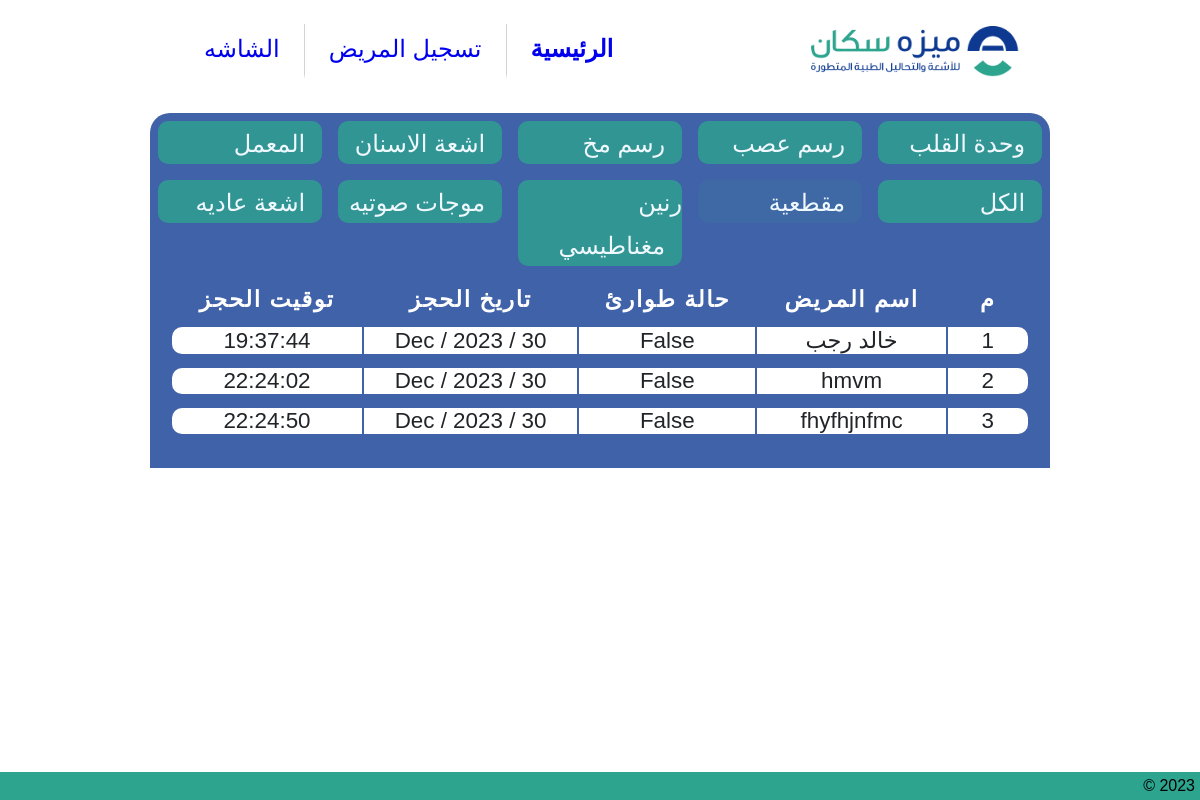
The app's page /1/, older data.
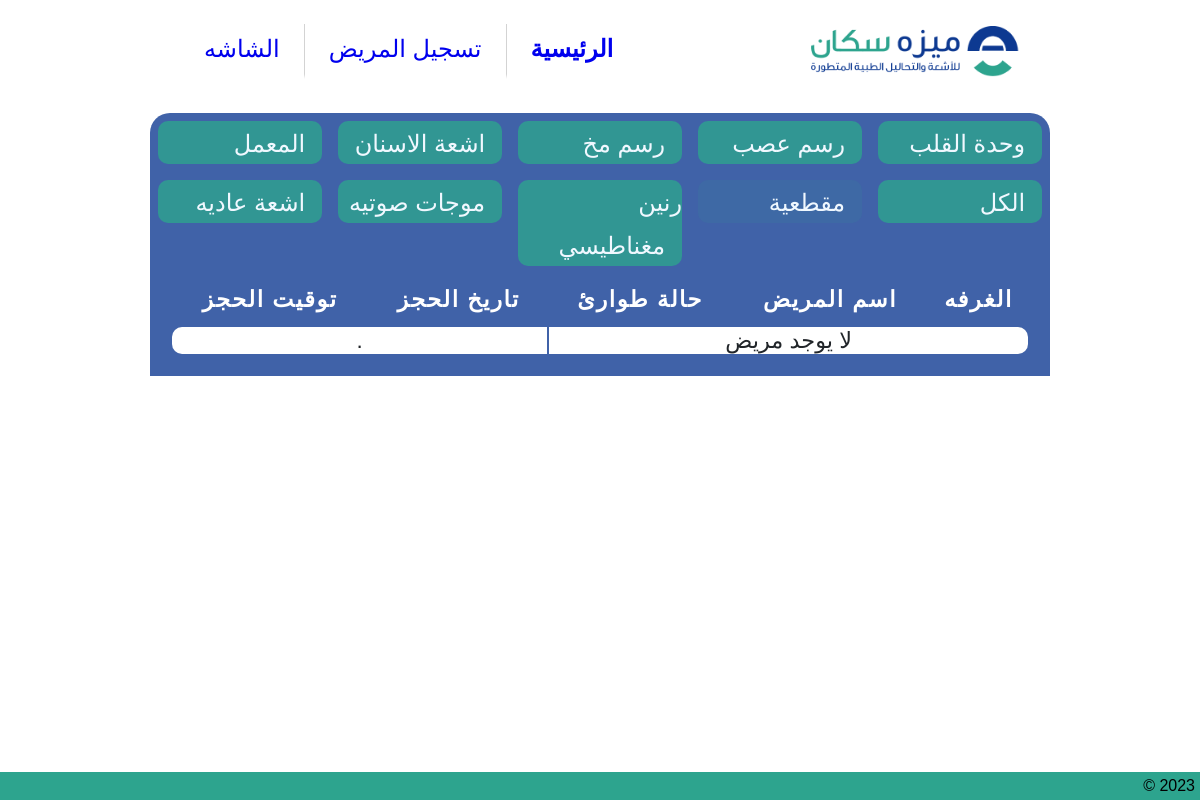
The same page, newer data.
### auto_call/models.py (models this page shows)
class Patient(models.Model):
    room = models.ForeignKey(Room, on_delete=models.CASCADE)
    name = models.CharField(max_length=40)
    emergancy = models.BooleanField(default= False)
    log_date = models.DateTimeField("date logged")

### auto_call/views.py (the view)
# urls.py: path("<int:roomid>/", views.HomeListView.as_view() , name="home"),
class HomeListView(ListView):
    model = Patient
    context_object_name="message_list"
    template_name="auto_call/patient_list.html"
    def get_queryset(self):
        room = self.kwargs["roomid"]
        if room == 0:
            return Patient.objects.order_by("-emergancy","log_date")
        else:
            return Patient.objects.order_by("-emergancy","log_date").filter(room = self.kwargs["roomid"])

### auto_call/templates/auto_call/patient_list.html (shortened to what this page needs)
{% extends "auto_call/layout.html" %}
{% block content %}
    <div class="lists_container">
        <div class="lists_bar">
            <div class="bar-item"><a id="anchor" href="{% url 'home' 0 %}"><span>الكل</span></a></div>
            <div class="bar-item"><a id="anchor" href="{% url 'home' 1 %}"><span>مقطعية</span></a></div>
            <div class="bar-item"><a id="anchor" href="{% url 'home' 2 %}"><span>رنين مغناطيسي</span></a></div>
            <div class="bar-item"><a id="anchor" href="{% url 'home' 3 %}"><span>موجات صوتيه</span></a></div>
            <div class="bar-item"><a id="anchor" href="{% url 'home' 4 %}"><span>اشعة عاديه</span></a></div>
            <div class="bar-item corner-right"><a id="anchor" href="{% url 'home' 5 %}"><span>وحدة القلب</span></a></div>
            <div class="bar-item"><a id="anchor" href="{% url 'home' 6 %}"><span>رسم عصب</span></a></div>
            <div class="bar-item"><a id="anchor" href="{% url 'home' 7 %}"><span>رسم مخ</span></a></div>
            <div class="bar-item"><a id="anchor" href="{% url 'home' 8 %}"><span>اشعة الاسنان</span></a></div>
            <div class="bar-item corner-left"><a id="anchor" href="{% url 'home' 9 %}"><span>المعمل</span></a></div>
          </div>
        <div class="list_content">
            {% if message_list %}
                <table class="full_list">
                    <thead>
                    <tr>
                        <th >م</th>
                        <th>اسم المريض</th>
                        <th>حالة طوارئ</th>
                        <th>تاريخ الحجز</th>
                        <th>توقيت الحجز</th>
                    </tr>
                    </thead>
                    <tbody>
                        <tr class="spacer">
                            <td></td>
                        </tr>
                    {% for message in message_list %}
                        <tr>
                            <td>
                                <span id="counter">0</span>
                            </td>
                            <td>
                                {{ message.name }}
                            </td>
                            <td>
                                {{message.emergancy}}
                            </td>
                            <td>{{ message.log_date | date:'d / M / Y' }}</td>
                            <td>{{ message.log_date | time:'H:i:s' }}</td>
                        </tr>
                        <tr class="spacer">
                            <td></td>
                        </tr>
                    {% endfor %}
                    </tbody>
                </table>
            {% else %}
            <table class="full_list">
                <thead>
                <tr>
                    <th>الغرفه</th>
                    <th>اسم المريض</th>
                    <th>حالة طوارئ</th>
                    <th>تاريخ الحجز</th>
                    <th>توقيت الحجز</th>
                </tr>
                </thead>
                <tbody>
                    <tr class="spacer">
                        <td></td>
                    </tr>
                    <tr>
                        <td colspan="3" class="no-patient">لا يوجد مريض</td>
                        <td colspan="2">.</td>
                    </tr>
                </tbody>
            </table>
            {% endif %}
        </div>
    </div>
{% endblock %}

Row changes from the older to the newer data that the page shows:
removed Patient: name "خالد رجب", emergancy "False", log_date "30 / Dec / 2023", log_date "19:37:44"
removed Patient: name "hmvm", emergancy "False", log_date "30 / Dec / 2023", log_date "22:24:02"
removed Patient: name "fhyfhjnfmc", emergancy "False", log_date "30 / Dec / 2023", log_date "22:24:50"
Text that changed along with them:
text no longer shown: "م"
text now shown: "الغرفه لا يوجد مريض ."
